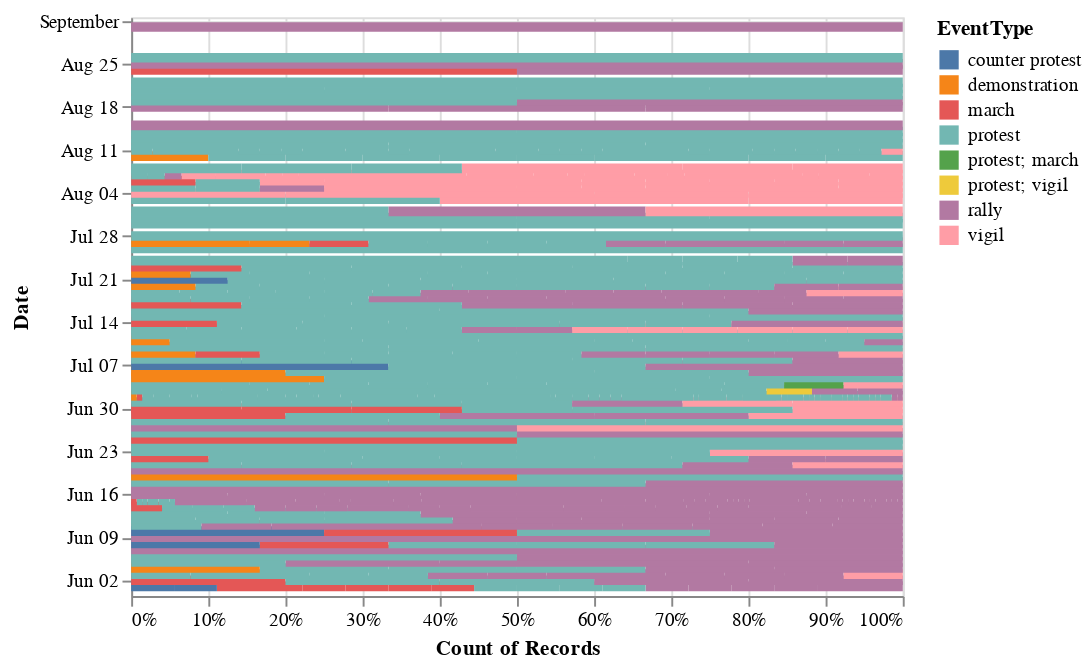

Vega-Lite specification stored for this chart:
### Vega-Lite specification from a JSON file in a GitHub repository (floating-point values rounded to 4 significant figures; data arrays with more than 128 entries replaced by an {"elided": "..."} marker saying what was removed)
{"config": {"view": {"continuousWidth": 400, "continuousHeight": 300}}, "data": {"name": "data-c816eb4ac43f2a488cab5e3f41cd0115"}, "mark": "bar", "encoding": {"color": {"type": "nominal", "field": "EventType"}, "tooltip": [{"type": "nominal", "field": "StateTerritory"}, {"type": "nominal", "field": "EventType"}, {"type": "quantitative", "aggregate": "count", "field": "*"}], "x": {"type": "quantitative", "aggregate": "count", "field": "*", "stack": "normalize"}, "y": {"type": "temporal", "field": "Date"}}, "$schema": "https://vega.github.io/schema/vega-lite/v4.8.1.json", "datasets": {"data-c816eb4ac43f2a488cab5e3f41cd0115": {"elided": "853 records"}}}
